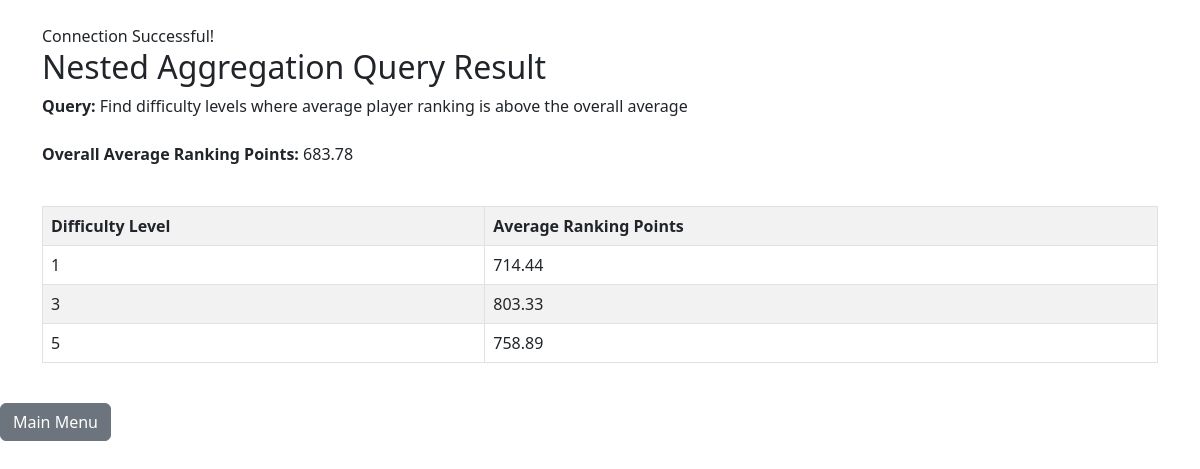
Screenshot of /CPSC2221_final/queries/nested_aggregation.php with the database file from the repository.
### tables this page shows
CREATE TABLE PrizeMoney (
    Difficulty INT PRIMARY KEY,
    PrizeMoney INT DEFAULT 0
);

### CPSC2221_final/queries/nested_aggregation.php (the view, shortened to what this page needs)
<?php
$servername = "localhost";
$username   = "root";
$password   = "";
$database   = "tictactoe";
$conn = new mysqli($servername, $username, $password, $database);
if ($conn->connect_error) {
	die("Connection failed: " . $conn->connect_error);
} else {
	echo "<link rel='stylesheet' href='https://cdn.jsdelivr.net/npm/bootstrap@5.3.0/dist/css/bootstrap.min.css'>";
	echo "<div class='container mt-4'>";
	echo "Connection Successful! <br>";
}
$avgQuery  = "SELECT AVG(RankingPoints) AS OverallAvg FROM Player";
$avgResult = $conn->query($avgQuery);
$avgRow    = $avgResult->fetch_assoc();
$overallAvg = round($avgRow["OverallAvg"], 2);
$query = "SELECT pm.Difficulty, AVG(p.RankingPoints) AS AvgRanking
          FROM Player p
          JOIN Joins j ON p.PlayerID = j.PlayerID
          JOIN Tournament_Managed tm ON j.TournamentID = tm.TournamentID
          JOIN PrizeMoney pm ON tm.Difficulty = pm.Difficulty
          GROUP BY pm.Difficulty
          HAVING AVG(p.RankingPoints) > (
               SELECT AVG(RankingPoints) FROM Player
          )";
echo "<h2>Nested Aggregation Query Result</h2>";
echo "<b>Query: </b> Find difficulty levels where average player ranking is above the overall average <br><br>";
echo "<b>Overall Average Ranking Points: </b>" . $overallAvg . "<br><br>";
$result = $conn->query($query);
if ($result->num_rows > 0) {
	echo "<table class='table table-bordered table-striped mt-3'>";
	echo "<tr><th>Difficulty Level</th><th>Average Ranking Points</th></tr>";
	while ($row = $result->fetch_assoc()) {
		echo "<tr>
			<td>" . $row["Difficulty"] . "</td>
			<td>" . round($row["AvgRanking"], 2) . "</td>
		</tr>";
	}
	echo "</table>";
} else {
	echo "No difficulty levels are above the overall average.";
}
echo "</div><br><a class='btn btn-secondary' href='../index.php'>Main Menu</a>";
?>

### rows the page displays
prizemoney: Difficulty "1", AvgRanking "714.44"
prizemoney: Difficulty "3", AvgRanking "803.33"
prizemoney: Difficulty "5", AvgRanking "758.89"

### other values shown
$overallAvg "683.78"
